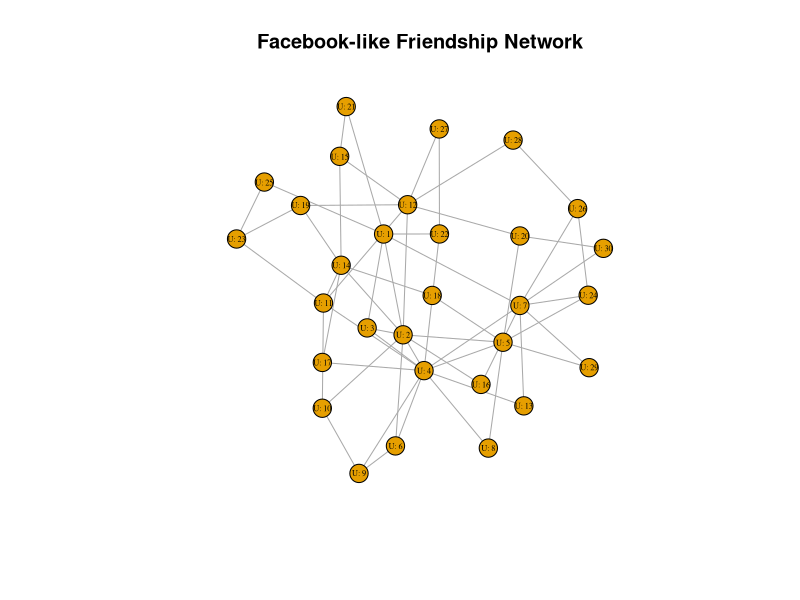
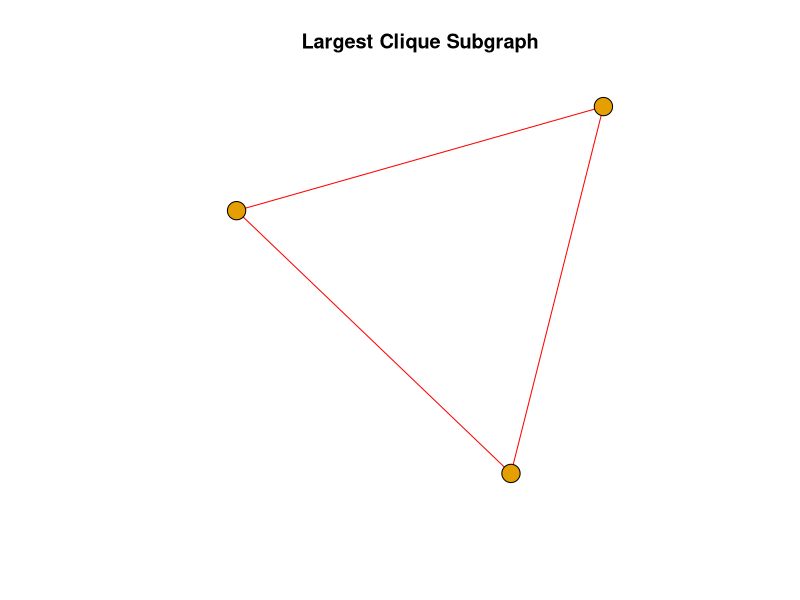
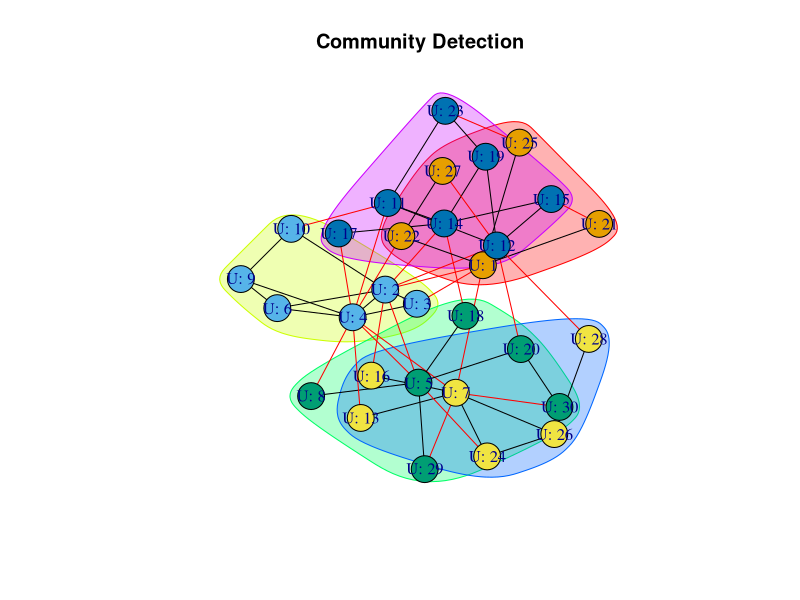

These figures' R source, in order:
# Load igraph
library(igraph)

# Set seed for reproducibility
set.seed(42)

# 1. Generate a preferential attachment graph (Barabási–Albert model)
g <- sample_pa(n = 30, power = 1.2, m = 2, directed = FALSE)
V(g)$name <- paste("U:", 1:vcount(g))

# Plot the main graph
plot(g, vertex.label = V(g)$name, vertex.size = 10,
     vertex.label.cex = 0.5, vertex.label.color = "black",
     main = "Facebook-like Friendship Network")
     
# 2. Compute and print graph density
density_val <- edge_density(g)
cat("Graph Density:", density_val, "\n")

# 3. Compute shortest path between two random nodes
shortest_path <- shortest_paths(g, from = 3, to = 14)$vpath[[1]]
cat("Shortest path from node 3 to 14:", shortest_path, "\n")

# 4. Diameter of the graph
graph_diameter <- diameter(g)
cat("Graph Diameter:", graph_diameter, "\n")

# 5. Cliques
cliques_list <- cliques(g, min = 3)
cat("Number of cliques of size ≥ 3:", length(cliques_list), "\n")

# Extract the largest clique
largest_clique <- largest_cliques(g)[[1]]

# Create subgraph of the largest clique
clique_subgraph <- induced_subgraph(g, largest_clique)

# Plot the largest clique
plot(clique_subgraph, 
     vertex.label = NA, 
     vertex.size = 10, 
     edge.color = "red",
     main = "Largest Clique Subgraph")

# 6. Closeness centrality
closeness_vals <- closeness(g)
print("Closeness Centrality:")
print(closeness_vals)

# 7. Betweenness centrality
betweenness_vals <- betweenness(g)
print("Betweenness Centrality:")
print(betweenness_vals)

# 8. Link prediction using Jaccard similarity
lp <- similarity.jaccard(g)
cat("Jaccard similarity matrix (link prediction):\n")
print(round(lp[1:5, 1:5], 2))  # Show a subset for clarity

# 9. Community detection using edge betweenness
communities <- cluster_edge_betweenness(g)
cat("Detected communities (edge betweenness):\n")
print(membership(communities))

# Plot with communities highlighted
plot(communities, g, main = "Community Detection")